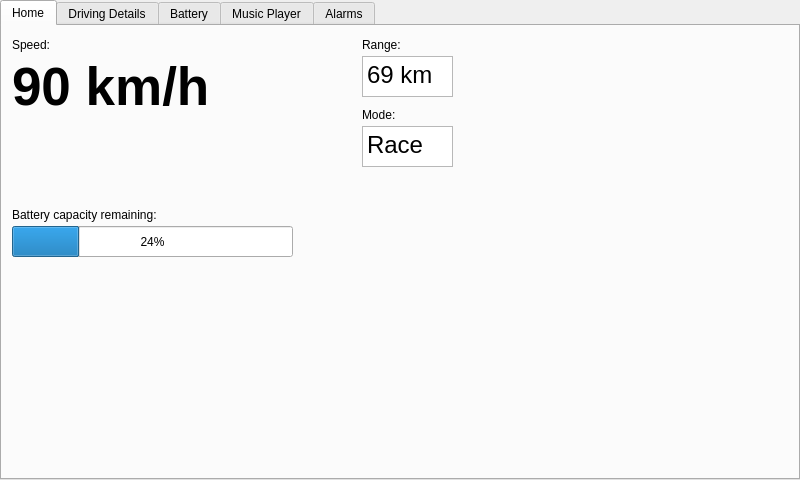
<?xml version="1.0" encoding="UTF-8"?>
<ui version="4.0">
 <class>Home</class>
 <widget class="QMainWindow" name="Home">
  <property name="geometry">
   <rect>
    <x>0</x>
    <y>0</y>
    <width>800</width>
    <height>480</height>
   </rect>
  </property>
  <property name="maximumSize">
   <size>
    <width>800</width>
    <height>480</height>
   </size>
  </property>
  <property name="windowTitle">
   <string>Home</string>
  </property>
  <widget class="QWidget" name="centralwidget">
   <widget class="QTabWidget" name="tabWidget">
    <property name="geometry">
     <rect>
      <x>0</x>
      <y>0</y>
      <width>800</width>
      <height>480</height>
     </rect>
    </property>
    <property name="maximumSize">
     <size>
      <width>800</width>
      <height>480</height>
     </size>
    </property>
    <property name="currentIndex">
     <number>0</number>
    </property>
    <property name="iconSize">
     <size>
      <width>16</width>
      <height>16</height>
     </size>
    </property>
    <property name="movable">
     <bool>false</bool>
    </property>
    <property name="tabBarAutoHide">
     <bool>true</bool>
    </property>
    <widget class="QWidget" name="homeTab">
     <attribute name="title">
      <string>Home</string>
     </attribute>
     <widget class="QProgressBar" name="battProgBar">
      <property name="geometry">
       <rect>
        <x>10</x>
        <y>200</y>
        <width>281</width>
        <height>31</height>
       </rect>
      </property>
      <property name="value">
       <number>24</number>
      </property>
     </widget>
     <widget class="QPushButton" name="pauseButton">
      <property name="geometry">
       <rect>
        <x>360</x>
        <y>200</y>
        <width>51</width>
        <height>41</height>
       </rect>
      </property>
      <property name="styleSheet">
       <string notr="true">#pauseButton 
{
	background-color: transparent;
	border-image: url(:/img/pause_icon_96.png);
	background: none;
	border: none;
	background-repeat: none;
}</string>
      </property>
      <property name="text">
       <string/>
      </property>
     </widget>
     <widget class="QPushButton" name="playButton">
      <property name="geometry">
       <rect>
        <x>310</x>
        <y>200</y>
        <width>41</width>
        <height>41</height>
       </rect>
      </property>
      <property name="styleSheet">
       <string notr="true">#playButton 
{
	background-color: transparent;
	border-image: url(:/img/play_icon_100.png);
	background: none;
	border: none;
	background-repeat: none;
}</string>
      </property>
      <property name="text">
       <string/>
      </property>
     </widget>
     <widget class="QPushButton" name="stopButton">
      <property name="geometry">
       <rect>
        <x>420</x>
        <y>200</y>
        <width>41</width>
        <height>41</height>
       </rect>
      </property>
      <property name="styleSheet">
       <string notr="true">#stopButton 
{
	background-color: transparent;
	border-image: url(:/img/stop_icon_100.png);
	background: none;
	border: none;
	background-repeat: none;
}</string>
      </property>
      <property name="text">
       <string/>
      </property>
     </widget>
     <widget class="QLabel" name="currentSpeedLabel">
      <property name="geometry">
       <rect>
        <x>10</x>
        <y>30</y>
        <width>261</width>
        <height>61</height>
       </rect>
      </property>
      <property name="font">
       <font>
        <pointsize>40</pointsize>
        <weight>75</weight>
        <bold>true</bold>
        <underline>false</underline>
       </font>
      </property>
      <property name="text">
       <string>90 km/h</string>
      </property>
      <property name="textFormat">
       <enum>Qt::PlainText</enum>
      </property>
     </widget>
     <widget class="QLabel" name="speedLabel">
      <property name="geometry">
       <rect>
        <x>10</x>
        <y>10</y>
        <width>67</width>
        <height>17</height>
       </rect>
      </property>
      <property name="text">
       <string>Speed:</string>
      </property>
     </widget>
     <widget class="QLabel" name="battCapLabel">
      <property name="geometry">
       <rect>
        <x>10</x>
        <y>180</y>
        <width>191</width>
        <height>17</height>
       </rect>
      </property>
      <property name="text">
       <string>Battery capacity remaining:</string>
      </property>
     </widget>
     <widget class="QTextBrowser" name="rangeBox">
      <property name="geometry">
       <rect>
        <x>360</x>
        <y>30</y>
        <width>91</width>
        <height>41</height>
       </rect>
      </property>
      <property name="html">
       <string>&lt;!DOCTYPE HTML PUBLIC &quot;-//W3C//DTD HTML 4.0//EN&quot; &quot;http://www.w3.org/TR/REC-html40/strict.dtd&quot;&gt;
&lt;html&gt;&lt;head&gt;&lt;meta name=&quot;qrichtext&quot; content=&quot;1&quot; /&gt;&lt;style type=&quot;text/css&quot;&gt;
p, li { white-space: pre-wrap; }
&lt;/style&gt;&lt;/head&gt;&lt;body style=&quot; font-family:'Ubuntu'; font-size:11pt; font-weight:400; font-style:normal;&quot;&gt;
&lt;p style=&quot; margin-top:0px; margin-bottom:0px; margin-left:0px; margin-right:0px; -qt-block-indent:0; text-indent:0px;&quot;&gt;&lt;span style=&quot; font-size:18pt;&quot;&gt;69 km&lt;/span&gt;&lt;/p&gt;&lt;/body&gt;&lt;/html&gt;</string>
      </property>
     </widget>
     <widget class="QLabel" name="rangeLabel">
      <property name="geometry">
       <rect>
        <x>360</x>
        <y>10</y>
        <width>67</width>
        <height>17</height>
       </rect>
      </property>
      <property name="text">
       <string>Range:</string>
      </property>
     </widget>
     <widget class="QTextBrowser" name="modeBox">
      <property name="geometry">
       <rect>
        <x>360</x>
        <y>100</y>
        <width>91</width>
        <height>41</height>
       </rect>
      </property>
      <property name="html">
       <string>&lt;!DOCTYPE HTML PUBLIC &quot;-//W3C//DTD HTML 4.0//EN&quot; &quot;http://www.w3.org/TR/REC-html40/strict.dtd&quot;&gt;
&lt;html&gt;&lt;head&gt;&lt;meta name=&quot;qrichtext&quot; content=&quot;1&quot; /&gt;&lt;style type=&quot;text/css&quot;&gt;
p, li { white-space: pre-wrap; }
&lt;/style&gt;&lt;/head&gt;&lt;body style=&quot; font-family:'Ubuntu'; font-size:11pt; font-weight:400; font-style:normal;&quot;&gt;
&lt;p style=&quot; margin-top:0px; margin-bottom:0px; margin-left:0px; margin-right:0px; -qt-block-indent:0; text-indent:0px;&quot;&gt;&lt;span style=&quot; font-size:18pt;&quot;&gt;Race&lt;/span&gt;&lt;/p&gt;&lt;/body&gt;&lt;/html&gt;</string>
      </property>
     </widget>
     <widget class="QLabel" name="modeLabel">
      <property name="geometry">
       <rect>
        <x>360</x>
        <y>80</y>
        <width>67</width>
        <height>17</height>
       </rect>
      </property>
      <property name="text">
       <string>Mode:</string>
      </property>
     </widget>
    </widget>
    <widget class="QWidget" name="ddTab">
     <attribute name="title">
      <string>Driving Details</string>
     </attribute>
    </widget>
    <widget class="QWidget" name="batteryTab">
     <attribute name="title">
      <string>Battery</string>
     </attribute>
    </widget>
    <widget class="QWidget" name="mpTab">
     <attribute name="title">
      <string>Music Player</string>
     </attribute>
    </widget>
    <widget class="QWidget" name="alarmTab">
     <attribute name="title">
      <string>Alarms</string>
     </attribute>
    </widget>
   </widget>
  </widget>
 </widget>
 <resources/>
 <connections/>
</ui>
